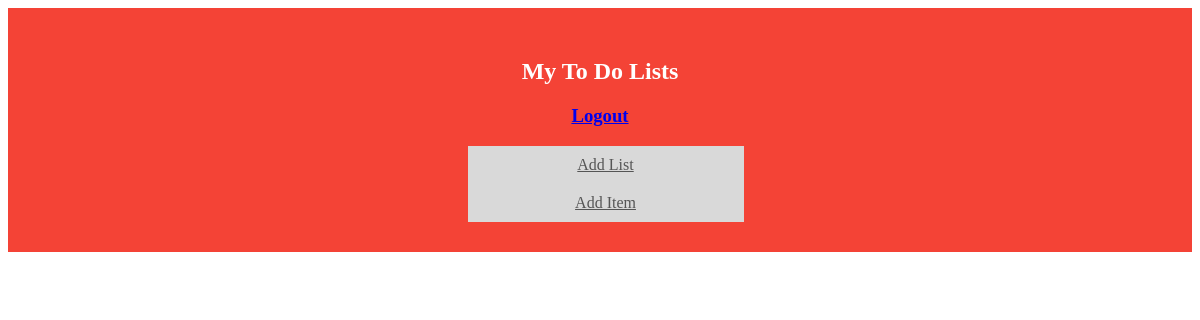
Before: /index/ (signed in) with the older database file.
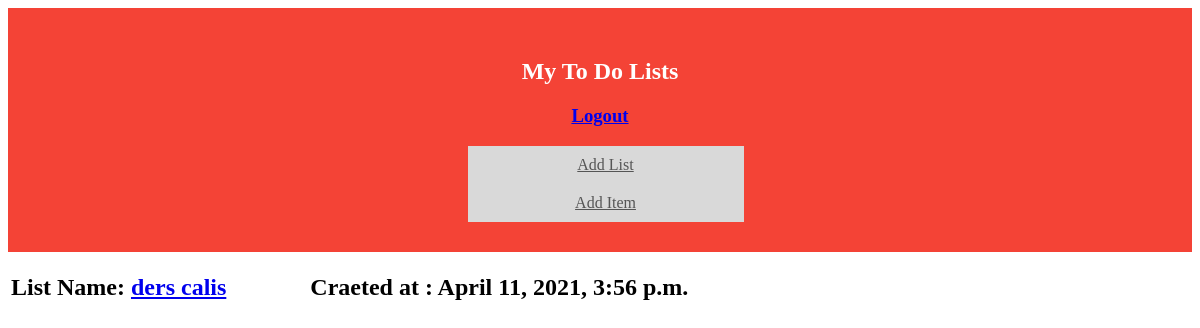
After: the same page with the newer database file.
### lists/models.py (models this page shows, shortened)
class Lists(models.Model):
    user = models.ForeignKey(User, on_delete= models.CASCADE)
    name = models.CharField(max_length=30)
    created_at = models.DateTimeField(auto_now_add=True)
    updated_at = models.DateTimeField(auto_now=True)
    slug = models.SlugField(null=False, unique=True)
    class MPTTMeta:
      order_insertion_by = ['created_at']

### home/views.py (the view)
# urls.py: path('', views.index, name='index'),
@login_required(login_url='/login')  # Check login
def index(request):
    current_user = request.user
    lists = Lists.objects.filter(user_id=current_user)
    context = {
        'lists': lists
    }
    return render(request, 'index.html',context)

### home/templates/index.html (shortened to what this page needs)
<!DOCTYPE html>
<html lang="en">
<head>
</head>
<body>
{% if user.id is not None %}
    <div id="myDIV" class="header">
      <h2>My To Do Lists</h2><h3><a href="/logout">Logout</a></h3>
       <a style="margin-left: 38%" href="/addlist" class="addBtn">Add List</a>
       <a  style="margin-left: 38%" href="/additem" class="addBtn">Add Item</a>
    </div>
     <table class="table table-bordered table-condensed">
         {% for rs in lists %}
                    <tr>
                        <td  style="margin-left: 80px"  class="text-left"><h2 style="border-color: red">List Name: <a href="/list/{{ rs.id }}/{{ rs.slug }}"> {{ rs.name }}</a></h2></td>
                        <td style="margin-left: 80px" class="text-left"><h2 style="margin-left: 80px">Craeted at : {{ rs.created_at }}</h2></td>
                    </tr>
         {% endfor %}
     </table>
{% endif %}
</body>
</html>

### home/templates/index.html (style rules this page uses)
* { box-sizing: border-box; }
.header { background-color: #f44336; padding: 30px 40px; color: white; text-align: center; }
.header:after { content: ""; display: table; clear: both; }
.addBtn { padding: 10px; width: 25%; background: #d9d9d9; color: #555; float: left; text-align: center; font-size: 16px; cursor: pointer; transition: 0.3s; border-radius: 0; }

Changed rows visible on the page:
added Lists: name "ders calis", created_at "April 11, 2021, 3:56 p.m."
